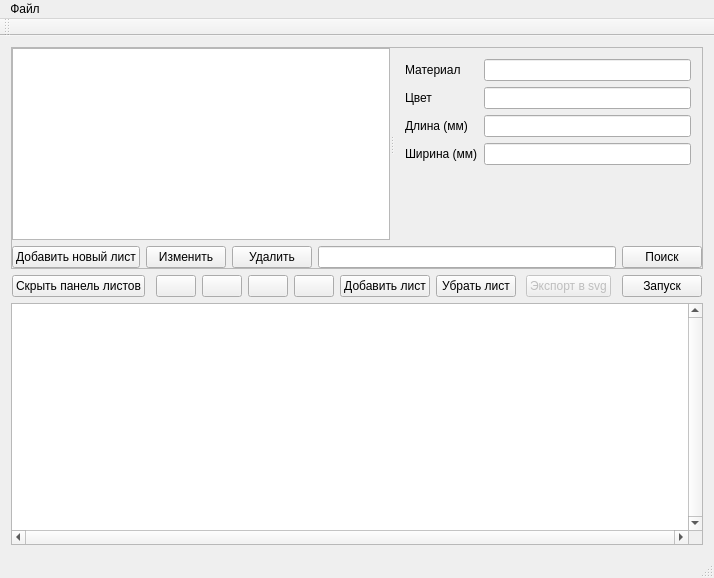
<?xml version="1.0" encoding="UTF-8"?>
<ui version="4.0">
 <class>MainWindow</class>
 <widget class="QMainWindow" name="MainWindow">
  <property name="geometry">
   <rect>
    <x>0</x>
    <y>0</y>
    <width>714</width>
    <height>578</height>
   </rect>
  </property>
  <property name="windowTitle">
   <string>Cutter</string>
  </property>
  <widget class="QWidget" name="centralWidget">
   <layout class="QVBoxLayout" name="verticalLayout_2">
    <item>
     <widget class="QFrame" name="frame">
      <property name="sizePolicy">
       <sizepolicy hsizetype="Preferred" vsizetype="Minimum">
        <horstretch>0</horstretch>
        <verstretch>0</verstretch>
       </sizepolicy>
      </property>
      <property name="frameShape">
       <enum>QFrame::StyledPanel</enum>
      </property>
      <property name="frameShadow">
       <enum>QFrame::Raised</enum>
      </property>
      <layout class="QVBoxLayout" name="verticalLayout">
       <property name="leftMargin">
        <number>0</number>
       </property>
       <property name="topMargin">
        <number>0</number>
       </property>
       <property name="rightMargin">
        <number>0</number>
       </property>
       <property name="bottomMargin">
        <number>0</number>
       </property>
       <item>
        <widget class="QSplitter" name="splitter">
         <property name="orientation">
          <enum>Qt::Horizontal</enum>
         </property>
         <widget class="QTableView" name="tableView">
          <property name="sizePolicy">
           <sizepolicy hsizetype="Expanding" vsizetype="Expanding">
            <horstretch>0</horstretch>
            <verstretch>0</verstretch>
           </sizepolicy>
          </property>
         </widget>
         <widget class="QWidget" name="layoutWidget">
          <layout class="QFormLayout" name="formLayout">
           <property name="formAlignment">
            <set>Qt::AlignLeading|Qt::AlignLeft|Qt::AlignTop</set>
           </property>
           <item row="0" column="0">
            <widget class="QLabel" name="label_2">
             <property name="text">
              <string>Материал</string>
             </property>
            </widget>
           </item>
           <item row="0" column="1">
            <widget class="QLineEdit" name="lineEdit"/>
           </item>
           <item row="1" column="0">
            <widget class="QLabel" name="label_3">
             <property name="text">
              <string>Цвет</string>
             </property>
            </widget>
           </item>
           <item row="1" column="1">
            <widget class="QLineEdit" name="lineEdit_3"/>
           </item>
           <item row="2" column="0">
            <widget class="QLabel" name="label_4">
             <property name="text">
              <string>Длина (мм)</string>
             </property>
            </widget>
           </item>
           <item row="2" column="1">
            <widget class="QLineEdit" name="lineEdit_4">
             <property name="enabled">
              <bool>true</bool>
             </property>
            </widget>
           </item>
           <item row="3" column="0">
            <widget class="QLabel" name="label_5">
             <property name="text">
              <string>Ширина (мм)</string>
             </property>
            </widget>
           </item>
           <item row="3" column="1">
            <widget class="QLineEdit" name="lineEdit_5">
             <property name="enabled">
              <bool>true</bool>
             </property>
            </widget>
           </item>
          </layout>
         </widget>
        </widget>
       </item>
       <item>
        <layout class="QHBoxLayout" name="horizontalLayout">
         <item>
          <widget class="QPushButton" name="pushButton">
           <property name="text">
            <string>Добавить новый лист</string>
           </property>
          </widget>
         </item>
         <item>
          <widget class="QPushButton" name="pushButton_3">
           <property name="text">
            <string>Изменить</string>
           </property>
          </widget>
         </item>
         <item>
          <widget class="QPushButton" name="pushButton_4">
           <property name="text">
            <string>Удалить</string>
           </property>
          </widget>
         </item>
         <item>
          <widget class="QLineEdit" name="lineEdit_2"/>
         </item>
         <item>
          <widget class="QPushButton" name="pushButton_5">
           <property name="text">
            <string>Поиск</string>
           </property>
          </widget>
         </item>
        </layout>
       </item>
      </layout>
     </widget>
    </item>
    <item>
     <layout class="QHBoxLayout" name="horizontalLayout_2">
      <property name="leftMargin">
       <number>1</number>
      </property>
      <property name="rightMargin">
       <number>1</number>
      </property>
      <item>
       <widget class="QPushButton" name="pushButton_2">
        <property name="text">
         <string>Скрыть панель листов</string>
        </property>
       </widget>
      </item>
      <item>
       <spacer name="horizontalSpacer">
        <property name="orientation">
         <enum>Qt::Horizontal</enum>
        </property>
        <property name="sizeHint" stdset="0">
         <size>
          <width>40</width>
          <height>20</height>
         </size>
        </property>
       </spacer>
      </item>
      <item>
       <widget class="QPushButton" name="pushButton_12">
        <property name="text">
         <string/>
        </property>
       </widget>
      </item>
      <item>
       <widget class="QPushButton" name="pushButton_13">
        <property name="text">
         <string/>
        </property>
       </widget>
      </item>
      <item>
       <widget class="QPushButton" name="pushButton_7">
        <property name="text">
         <string/>
        </property>
       </widget>
      </item>
      <item>
       <widget class="QPushButton" name="pushButton_8">
        <property name="text">
         <string/>
        </property>
       </widget>
      </item>
      <item>
       <widget class="QPushButton" name="pushButton_9">
        <property name="text">
         <string>Добавить лист</string>
        </property>
       </widget>
      </item>
      <item>
       <widget class="QPushButton" name="pushButton_10">
        <property name="text">
         <string>Убрать лист</string>
        </property>
       </widget>
      </item>
      <item>
       <spacer name="horizontalSpacer_3">
        <property name="orientation">
         <enum>Qt::Horizontal</enum>
        </property>
        <property name="sizeHint" stdset="0">
         <size>
          <width>40</width>
          <height>20</height>
         </size>
        </property>
       </spacer>
      </item>
      <item>
       <widget class="QPushButton" name="pushButton_11">
        <property name="enabled">
         <bool>false</bool>
        </property>
        <property name="text">
         <string>Экспорт в svg</string>
        </property>
       </widget>
      </item>
      <item>
       <spacer name="horizontalSpacer_2">
        <property name="orientation">
         <enum>Qt::Horizontal</enum>
        </property>
        <property name="sizeHint" stdset="0">
         <size>
          <width>40</width>
          <height>20</height>
         </size>
        </property>
       </spacer>
      </item>
      <item>
       <widget class="QPushButton" name="pushButton_6">
        <property name="enabled">
         <bool>true</bool>
        </property>
        <property name="text">
         <string>Запуск</string>
        </property>
       </widget>
      </item>
     </layout>
    </item>
    <item>
     <widget class="MyGraphicsView" name="graphicsView">
      <property name="verticalScrollBarPolicy">
       <enum>Qt::ScrollBarAlwaysOn</enum>
      </property>
      <property name="horizontalScrollBarPolicy">
       <enum>Qt::ScrollBarAlwaysOn</enum>
      </property>
     </widget>
    </item>
   </layout>
  </widget>
  <widget class="QMenuBar" name="menuBar">
   <property name="geometry">
    <rect>
     <x>0</x>
     <y>0</y>
     <width>714</width>
     <height>21</height>
    </rect>
   </property>
   <widget class="QMenu" name="menu">
    <property name="title">
     <string>Файл</string>
    </property>
    <addaction name="action_2"/>
    <addaction name="action"/>
   </widget>
   <addaction name="menu"/>
  </widget>
  <widget class="QToolBar" name="mainToolBar">
   <attribute name="toolBarArea">
    <enum>TopToolBarArea</enum>
   </attribute>
   <attribute name="toolBarBreak">
    <bool>false</bool>
   </attribute>
  </widget>
  <widget class="QStatusBar" name="statusBar"/>
  <action name="action">
   <property name="text">
    <string>Выход</string>
   </property>
  </action>
  <action name="action_2">
   <property name="text">
    <string>Выбор папки</string>
   </property>
  </action>
 </widget>
 <layoutdefault spacing="6" margin="11"/>
 <customwidgets>
  <customwidget>
   <class>MyGraphicsView</class>
   <extends>QGraphicsView</extends>
   <header>mygraphicsview.h</header>
  </customwidget>
 </customwidgets>
 <resources/>
 <connections/>
</ui>
